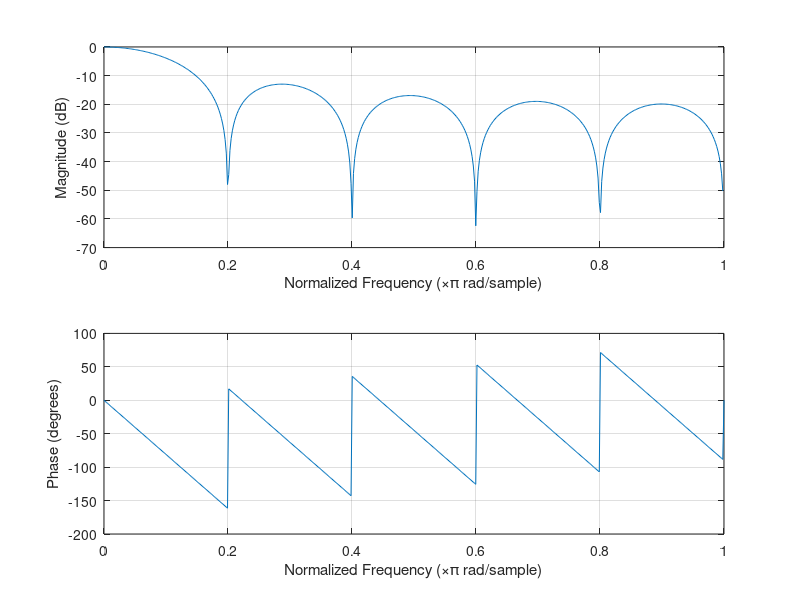
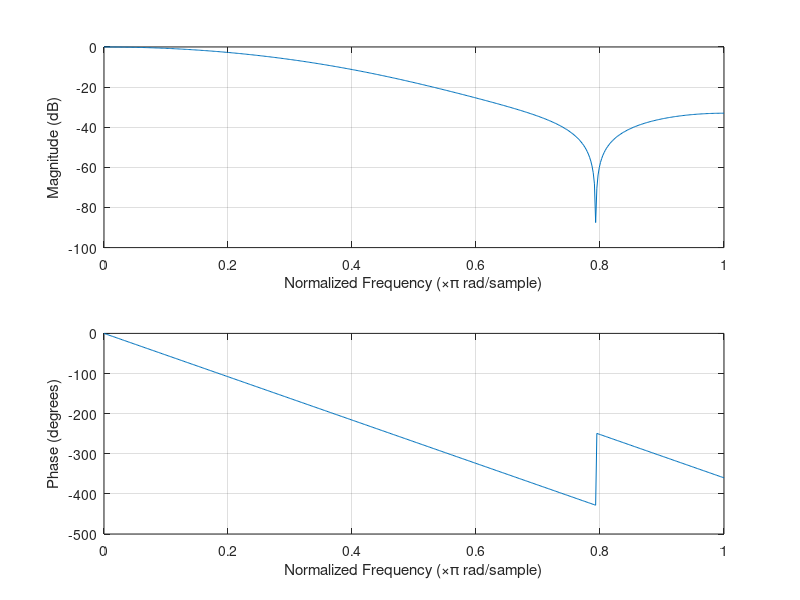

MATLAB code to generate these figures, in order: (Note: this script raises an error after producing the figures.)
fs = 100; %100 Hz
nyq = 100/2; %50 Hz
fc = 5; %Hz
Wn = fc/nyq;
nMAF = 10;
wMAF = ones(1,nMAF)*1/nMAF;
figure;
freqz(wMAF)

wFIR = fir1(6,Wn);
figure; freqz(wFIR)

figure;
data = readtable('DSPgraphs.xlsx');
plot(data{:,2:5});
legend('Raw','MAF','IIR','FIR')
title('All')
figure;
subplot(2,2,1);
plot(data{:,2});
axis([0 100 -16500 -15000])
title('Raw')
subplot(2,2,2);
plot(data{:,3});
axis([0 100 -16500 -15000])
title('MAF')
subplot(2,2,3);
plot(data{:,4});
axis([0 100 -16500 -15000])
title('IIR')
subplot(2,2,4);
plot(data{:,5});
axis([0 100 -16500 -15000])
title('FIR')

% looks like IIR is best, few calculations and good looking signal